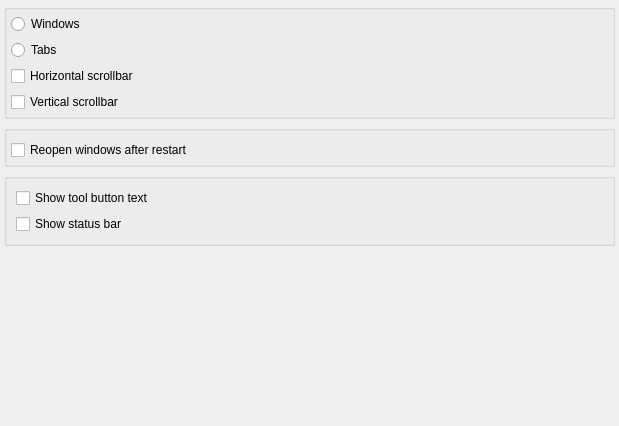
<?xml version="1.0" encoding="UTF-8"?>
<ui version="4.0">
 <class>SettingsGuiCoreWidget</class>
 <widget class="QWidget" name="SettingsGuiCoreWidget">
  <property name="geometry">
   <rect>
    <x>0</x>
    <y>0</y>
    <width>619</width>
    <height>426</height>
   </rect>
  </property>
  <property name="windowTitle">
   <string>Form</string>
  </property>
  <layout class="QVBoxLayout" name="verticalLayout">
   <property name="leftMargin">
    <number>4</number>
   </property>
   <property name="topMargin">
    <number>4</number>
   </property>
   <property name="rightMargin">
    <number>4</number>
   </property>
   <property name="bottomMargin">
    <number>4</number>
   </property>
   <item>
    <widget class="QGroupBox" name="_groupBoxMdi">
     <property name="title">
      <string/>
     </property>
     <layout class="QVBoxLayout" name="verticalLayout_2">
      <property name="leftMargin">
       <number>4</number>
      </property>
      <property name="topMargin">
       <number>4</number>
      </property>
      <property name="rightMargin">
       <number>4</number>
      </property>
      <property name="bottomMargin">
       <number>4</number>
      </property>
      <item>
       <widget class="QRadioButton" name="_rbtnWindows">
        <property name="text">
         <string>Windows</string>
        </property>
       </widget>
      </item>
      <item>
       <widget class="QRadioButton" name="_rbtnTabs">
        <property name="text">
         <string>Tabs</string>
        </property>
       </widget>
      </item>
      <item>
       <widget class="QCheckBox" name="_checkBoxHScrollbar">
        <property name="text">
         <string>Horizontal scrollbar</string>
        </property>
       </widget>
      </item>
      <item>
       <widget class="QCheckBox" name="_checkBoxVScrollbar">
        <property name="text">
         <string>Vertical scrollbar</string>
        </property>
       </widget>
      </item>
     </layout>
    </widget>
   </item>
   <item>
    <widget class="QGroupBox" name="groupBox_2">
     <property name="title">
      <string/>
     </property>
     <layout class="QVBoxLayout" name="verticalLayout_3">
      <property name="spacing">
       <number>4</number>
      </property>
      <property name="leftMargin">
       <number>4</number>
      </property>
      <property name="rightMargin">
       <number>4</number>
      </property>
      <property name="bottomMargin">
       <number>4</number>
      </property>
      <item>
       <widget class="QCheckBox" name="_checkBoxOpenWidgets">
        <property name="text">
         <string>Reopen windows after restart</string>
        </property>
       </widget>
      </item>
     </layout>
    </widget>
   </item>
   <item>
    <widget class="QGroupBox" name="groupBox">
     <property name="title">
      <string/>
     </property>
     <layout class="QVBoxLayout" name="verticalLayout_4">
      <item>
       <widget class="QCheckBox" name="_checkBoxToolButtonTextVisible">
        <property name="text">
         <string>Show tool button text</string>
        </property>
       </widget>
      </item>
      <item>
       <widget class="QCheckBox" name="_checkBoxStatusBarVisible">
        <property name="text">
         <string>Show status bar</string>
        </property>
       </widget>
      </item>
     </layout>
    </widget>
   </item>
   <item>
    <spacer name="verticalSpacer">
     <property name="orientation">
      <enum>Qt::Vertical</enum>
     </property>
     <property name="sizeHint" stdset="0">
      <size>
       <width>20</width>
       <height>3</height>
      </size>
     </property>
    </spacer>
   </item>
  </layout>
 </widget>
 <resources/>
 <connections/>
</ui>
